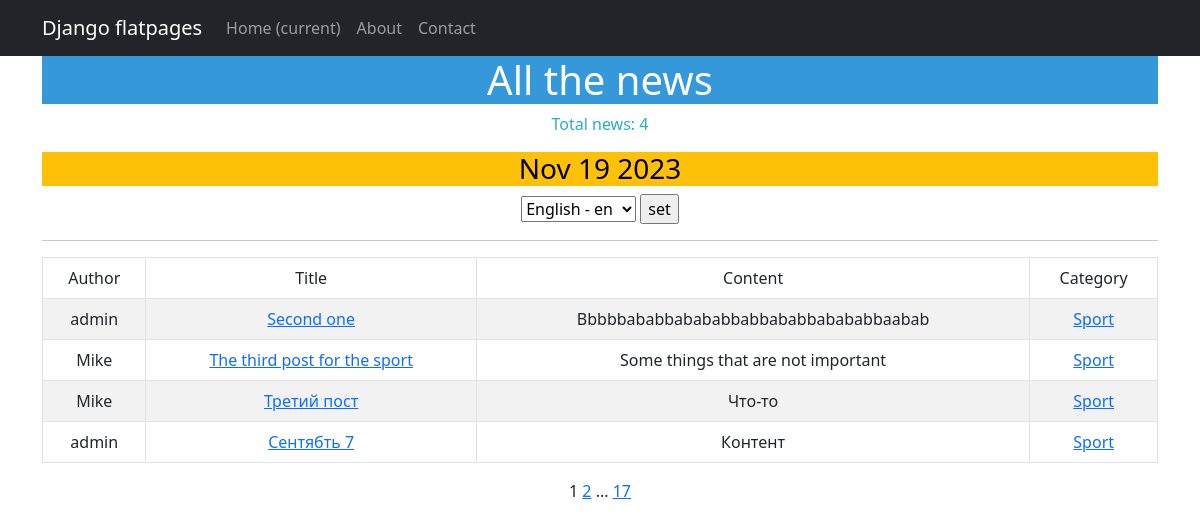
/articles/categories/1, run on the app's committed database.
### application/models.py (models this page shows, shortened)
class Post(models.Model):
    author = models.ForeignKey(Author, on_delete=models.CASCADE)
    options = models.CharField(max_length=10, choices=[('article', 'Article'), ('news', 'News')], default='article')
    time_of_creation = models.DateTimeField(auto_now_add=True)   #auto_now_add=True
    categories = models.ManyToManyField('Category', through='PostCategory')
    title = models.CharField(max_length=255)            #app - client_name
    content_of_article = models.TextField()             #app - message
    rating = models.IntegerField(default=0)

class Author(models.Model):
    author = models.OneToOneField(User, on_delete=models.CASCADE)
    rating = models.IntegerField(default=0)

class Category(models.Model):
    categories = models.CharField(max_length=64,
                                default="Name_of_category",
                                unique=True)
    subscribers = models.ManyToManyField(User, blank=True, default='h', related_name='categories')
    def __str__(self):
        return self.categories

### application/views.py (the view)
# urls.py: path('categories/<int:pk>', CategoryListView.as_view(), name = 'category_list'),
class CategoryListView(PostList):
    model = Post
    template_name = 'news/category_list.html'
    context_object_name = 'category_news_list'
    def get_queryset(self, *args, **kwargs):
        self.category = get_object_or_404(Category, id=self.kwargs['pk'])#id reffers to the automatically created field 'id' in Category and its kwarg 'pk'
        queryset = Post.objects.filter(categories=self.category) #.order_by('-created_at')
        return queryset
    def get_context_data(self, **kwargs):
        context = super().get_context_data(**kwargs)
        context['is_not_subscriber'] = self.request.user not in self.category.subscribers.all()
        context['category'] = self.category
        return context

### application/views.py (called while the page is built)
    def get_context_data(self, **kwargs):
        context = super().get_context_data(**kwargs)
        context['current_time'] = timezone.localtime(timezone.now())
        context['timezones'] = pytz.common_timezones
        return context

### news/templatetags/custom_tags.py (called while the page is built)
@register.simple_tag()
def current_time(format_string='%b %d %Y'):
   return datetime.utcnow().strftime(format_string)

@register.simple_tag(takes_context=True)
def url_replace(context, **kwargs):
   d = context['request'].GET.copy()
   for k, v in kwargs.items():
      d[k] = v
   return d.urlencode()

### templates/news/category_list.html (shortened to what this page needs)
{% extends 'flatpages/default.html' %}
{% load i18n %}
{% load custom_filters %}
{% load custom_tags %}
{% load cache %}
{% block content %}
   <h1 style="background-color: #3498DB; color: #ffffff;">All the news</h1>
   <p style="color: #29ABCA;">Total news: {{ category_news_list|length }}</p>
   <h3 style="background-color: #FFC107; color: #000000;">{% current_time '%b %d %Y' %}</h3>
<html lang="en">
<head>
</head>
<body>
    <form action="{% url 'set_language' %}" method="POST"> {% csrf_token %}
        <select name="language" id="">
            {% get_available_languages as LANGUAGES %}
            {% get_language_info_list for LANGUAGES as languages %}
            {% for language in languages %}
                <option value="{{ language.code }}" {% if language.code == LANGUAGE_CODE %} selected {% endif %}>
                    {{ language.name_local }} - {{ language.code }}
                </option>
            {% endfor %}
        </select>
        <input type="submit" value="set">
    </form>
   <hr>
   {% if category_news_list %}
       <table class="table table-bordered table-striped table-hover">
           <thead>
                   <td>{% trans 'Author' %}</td>
                   <td>{% trans 'Title' %}</td>
                   <td>{% trans 'Content' %}</td>
                   <td>{% trans 'Category' %}</td>
           </thead>
           <tbody>
           {% for post in category_news_list %}
           <tr>
               <td>{{ post.author.author }}</td>
               <td><a href="{% url 'post_detail' post.id %}"> {{ post.title|capfirst }} </a></td>
               <td>{{ post.content_of_article|truncatewords:20|capfirst }}</td>
               <td>
                   {% for category in post.categories.all %}
                    <a href = "{% url 'category_list' category.id %}">{{ category|capfirst }}</a>
                   {% endfor %}
               </td>
           </tr>
           {% endfor %}
       </table>
   {% else %}
       <h2 style="color: #29ABCA;">No news is a good news!</h2>
   {% endif %}
   {{ page_obj.number }}
   {% if page_obj.has_next %}
       <a href="?{% url_replace page=page_obj.next_page_number %}">{{ page_obj.next_page_number }}</a>
       {% if paginator.num_pages != page_obj.next_page_number %}
           ...
           <a href="?{% url_replace page=page_obj.paginator.num_pages %}">{{ page_obj.paginator.num_pages }}</a>
       {% endif %}
   {% endif %}
{% endblock content %}

### data on the page
Post: author.author "admin", title "Second one", content_of_article "Bbbbbababbabababbabbababbabababbaabab"
Category: categories "Sport"
Post: author.author "Mike", title "The third post for the sport", content_of_article "Some things that are not important"
Post: author.author "Mike", title "Третий пост", content_of_article "Что-то"
Post: author.author "admin", title "Сентябть 7", content_of_article "Контент"

### other printed values
{{ category_news_list|length }} "4"
{{ page_obj.number }} "1"
{{ page_obj.next_page_number }} "2"
{{ page_obj.paginator.num_pages }} "17"
form field language "English - en"
